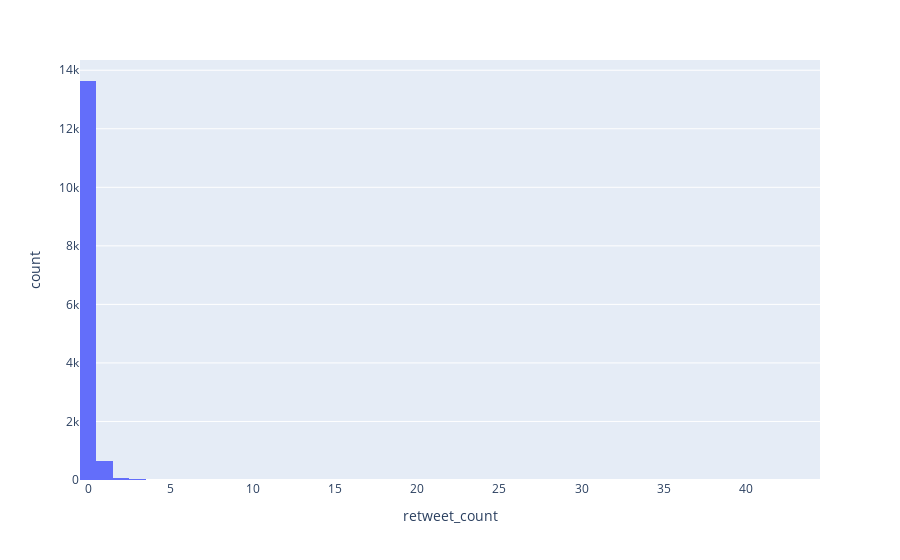

Here is the notebook cell this chart was saved with:
### Code cell
# Retweets are very 0 inflated
px.histogram(data_frame=tweets,
    x="retweet_count")

### Figure 1 — Plotly figure (JSON) as saved in the notebook; plotly's stock layout.template omitted (floating-point values rounded to 4 significant figures; data arrays with more than 128 entries replaced by an {"elided": "..."} marker saying what was removed)
{"data": [{"alignmentgroup": "True", "bingroup": "x", "hovertemplate": "retweet_count=%{x}<br>count=%{y}<extra></extra>", "legendgroup": "", "marker": {"color": "#636efa", "pattern": {"shape": ""}}, "name": "", "offsetgroup": "", "orientation": "v", "showlegend": false, "type": "histogram", "x": {"elided": "14397 int values"}, "xaxis": "x", "yaxis": "y"}], "layout": {"barmode": "relative", "legend": {"tracegroupgap": 0}, "margin": {"t": 60}, "xaxis": {"anchor": "y", "domain": [0, 1], "title": {"text": "retweet_count"}}, "yaxis": {"anchor": "x", "domain": [0, 1], "title": {"text": "count"}}}}
